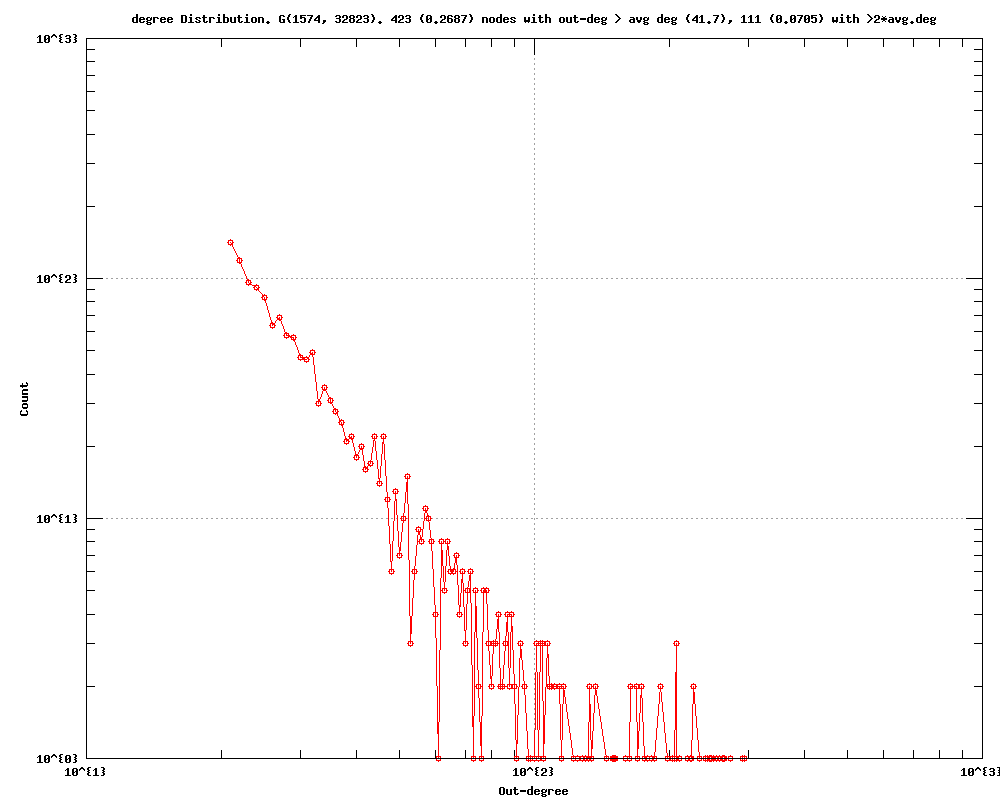

This figure's gnuplot source:
#
# degree Distribution. G(1574, 32823). 423 (0.2687) nodes with out-deg > avg deg (41.7), 111 (0.0705) with >2*avg.deg (Mon Oct 31 20:53:35 2016)
#

set title "degree Distribution. G(1574, 32823). 423 (0.2687) nodes with out-deg > avg deg (41.7), 111 (0.0705) with >2*avg.deg"
set key bottom right
set logscale xy 10
set format x "10^{%L}"
set mxtics 10
set format y "10^{%L}"
set mytics 10
set grid
set xlabel "Out-degree"
set ylabel "Count"
set tics scale 2
set terminal png size 1000,800
set output 'outDeg.us_degree_ba.png'
plot 	"outDeg.us_degree_ba.tab" using 1:2 title "" with linespoints pt 6
